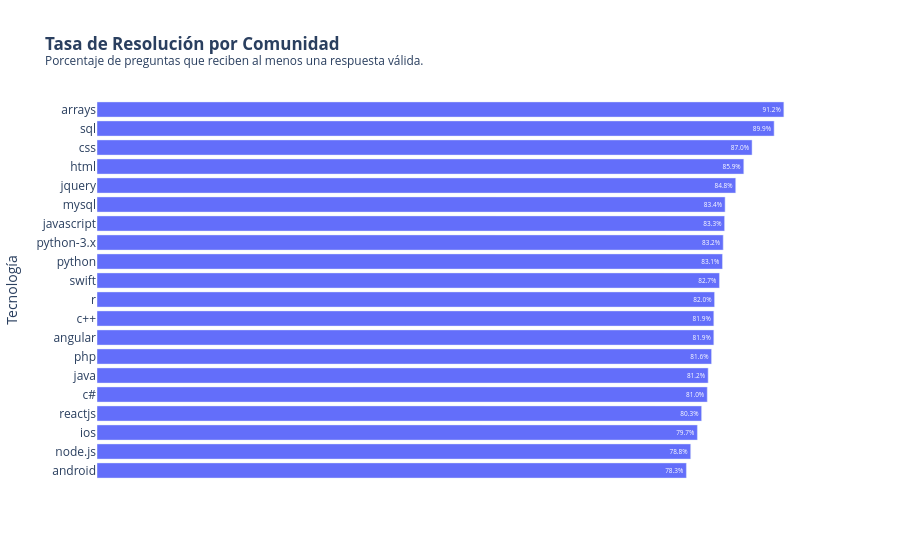

This figure's notebook cell:
### Markdown cell above
## 3. Tasa de Resolución Comunitaria

Medimos la efectividad y disposición de cada comunidad para ayudar. Calculamos el porcentaje de preguntas que reciben al menos una respuesta (`AnswerCount >= 1`). Reutilizamos nuestra función modular `tasa_resolucion` de la carpeta `src`.

### Code cell
# Usamos la función del paquete src para calcular las métricas
df_resolucion = tasa_resolucion(
    df_master, 
    tag_col='Tag', 
    answer_col='AnswerCount',
    closed_col='es_cerrada'
)

# Convertimos el % a formato decimal (0-1) para que Plotly aplique text_auto='.1%' correctamente
df_plot_res = df_resolucion.with_columns(
    (pl.col('Tasa_Respuesta_Pct') / 100).alias('Tasa_Proporcion')
).to_pandas()

# Gráfico de barras horizontales
fig_bar = px.bar(
    df_plot_res,
    x='Tasa_Proporcion',
    y='Tag',
    orientation='h',
    text_auto='.1%',
    title='<b>Tasa de Resolución por Comunidad</b><br><sup>Porcentaje de preguntas que reciben al menos una respuesta válida.</sup>',
    labels={'Tasa_Proporcion': '', 'Tag': 'Tecnología'}
)

# Ocultamos el eje X por redundancia y ordenamos visualmente de mayor a menor
fig_bar.update_layout(
    yaxis={'categoryorder':'total ascending'},
    xaxis_visible=False,
    plot_bgcolor='rgba(0,0,0,0)'
)

fig_bar.show()

### Figure 1 — Plotly figure (JSON) as saved in the notebook; plotly's stock layout.template omitted (floating-point values rounded to 4 significant figures)
{"data": [{"hovertemplate": "=%{x}<br>Tecnología=%{y}<extra></extra>", "legendgroup": "", "marker": {"color": "#636efa", "pattern": {"shape": ""}}, "name": "", "orientation": "h", "showlegend": false, "textposition": "auto", "texttemplate": "%{x:.1%}", "type": "bar", "x": [0.9121, 0.8992, 0.8699, 0.8589, 0.8482, 0.8341, 0.8334, 0.8316, 0.8306, 0.8266, 0.8201, 0.8191, 0.8191, 0.8161, 0.8116, 0.8104, 0.8029, 0.7973, 0.7884, 0.7827], "xaxis": "x", "y": ["arrays", "sql", "css", "html", "jquery", "mysql", "javascript", "python-3.x", "python", "swift", "r", "angular", "c++", "php", "java", "c#", "reactjs", "ios", "node.js", "android"], "yaxis": "y"}], "layout": {"barmode": "relative", "legend": {"tracegroupgap": 0}, "plot_bgcolor": "rgba(0,0,0,0)", "title": {"text": "<b>Tasa de Resolución por Comunidad</b><br><sup>Porcentaje de preguntas que reciben al menos una respuesta válida.</sup>"}, "xaxis": {"anchor": "y", "domain": [0, 1], "title": {"text": ""}, "visible": false}, "yaxis": {"anchor": "x", "categoryorder": "total ascending", "domain": [0, 1], "title": {"text": "Tecnología"}}}}
